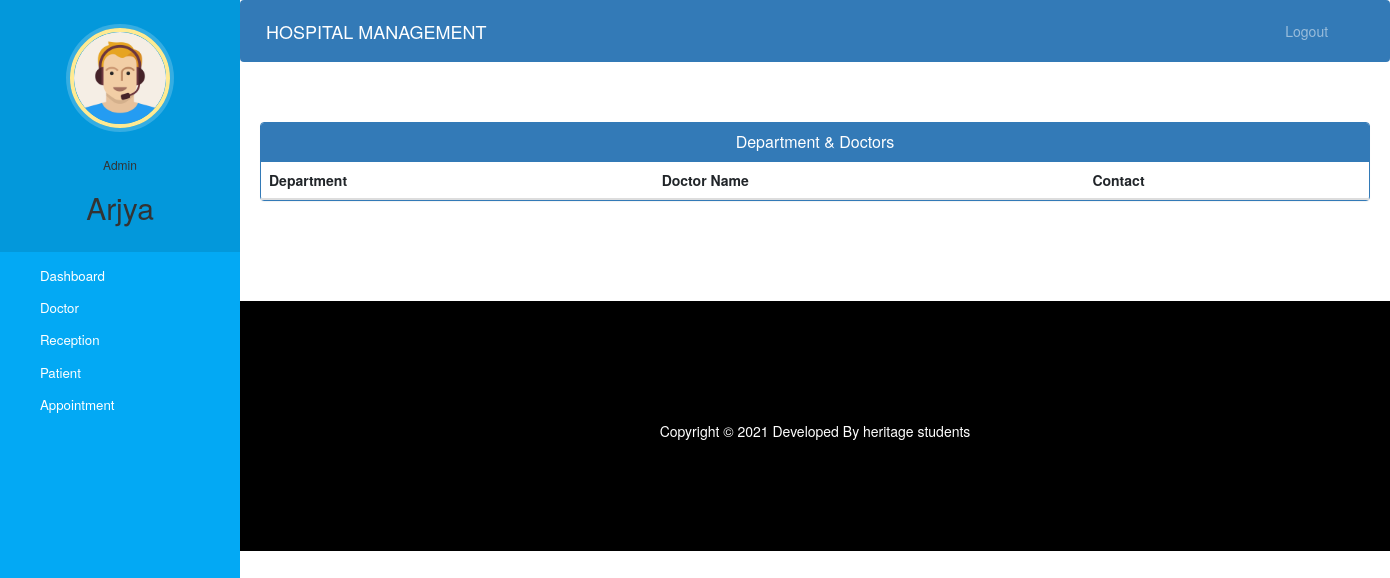
Page /admin-view-doctor-specialisation (signed in) on the earlier database version.
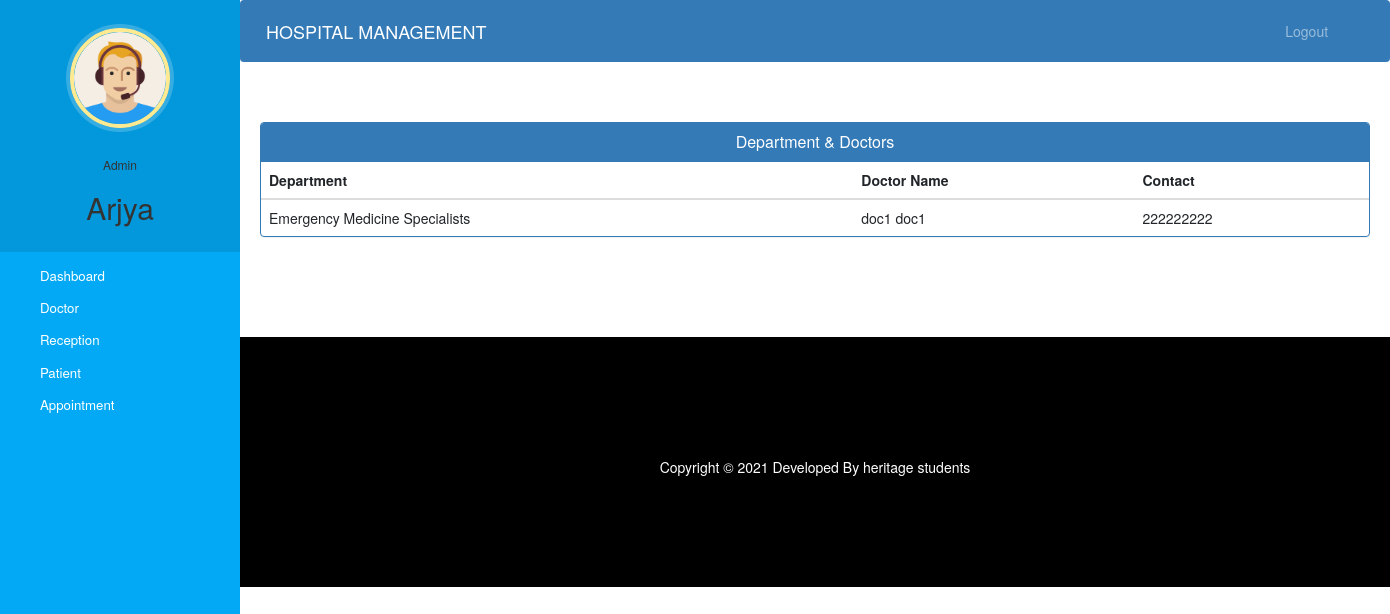
Same page on the later database version.
### hospital/models.py (models this page shows, shortened)
class Doctor(models.Model):
    user=models.OneToOneField(User,on_delete=models.CASCADE)
    profile_pic= models.ImageField(upload_to='profile_pic/DoctorProfilePic/',null=True,blank=True)
    address = models.CharField(max_length=40)
    mobile = models.CharField(max_length=20,null=True)
    department= models.CharField(max_length=50,choices=departments,default='Cardiologist')
    status=models.BooleanField(default=False)
    @property
    def get_name(self):
        return self.user.first_name+" "+self.user.last_name

### hospital/views.py (the view)
# urls.py: path('admin-view-doctor-specialisation',views.admin_view_doctor_specialisation_view,name='admin-view-doctor-specialisation'),
@login_required(login_url='adminlogin')
@user_passes_test(is_admin)
def admin_view_doctor_specialisation_view(request):
    doctors=models.Doctor.objects.all().filter(status=True)
    return render(request,'hospital/admin_view_doctor_specialisation.html',{'doctors':doctors})

### hospital/views.py (called while the page is built)
def is_admin(user):
    return user.groups.filter(name='ADMIN').exists()

### templates/hospital/admin_view_doctor_Specialisation.html (shortened to what this page needs)
{% extends 'hospital/admin_base.html' %}
{% block content %}
<head>
  <link href="//netdna.bootstrapcdn.com/bootstrap/3.0.0/css/bootstrap.min.css" rel="stylesheet" id="bootstrap-css">
</head>
<div class="container">
  <div class="panel panel-primary">
    <div class="panel-heading">
      <h6 class="panel-title">Department & Doctors</h6>
    </div>
    <table class="table table-hover" id="dev-table">
      <thead>
        <tr>
          <th>Department</th>
          <th>Doctor Name</th>
          <th>Contact</th>
        </tr>
      </thead>
      {% for d in doctors %}
      <tr>
        <td>{{d.department}}</td>
        <td> {{d.get_name}}</td>
        <td>{{d.mobile}}</td>
      </tr>
      {% endfor %}
    </table>
  </div>
</div>
{% endblock content %}

Differences in the rows shown:
added Doctor: department "Emergency Medicine Specialists", get_name "doc1 doc1", mobile "222222222"
